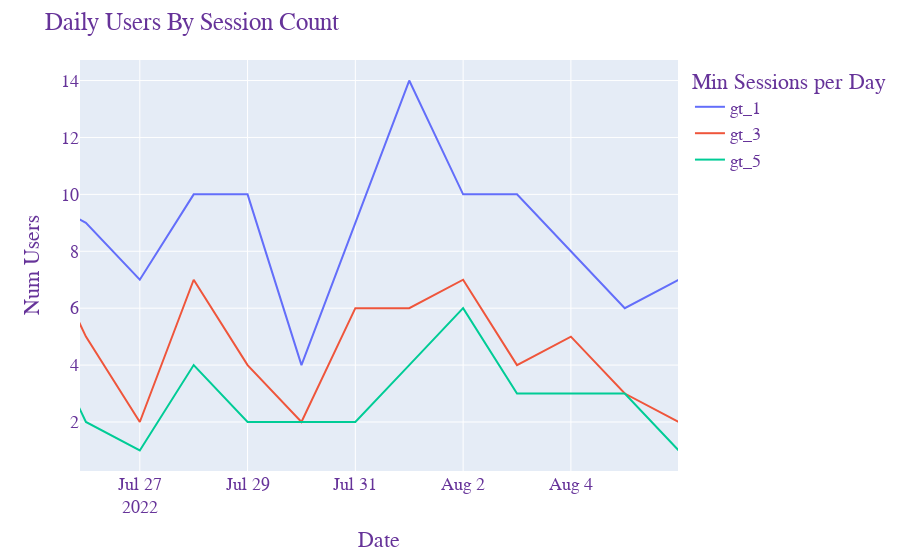

Write notebook code for a chart like this one.
### Code cell
for threshold in SESSION_COUNT_THRESHOLDS:
    df_events_per_user[f"gt_{threshold}"] = np.where(
        df_events_per_user['num_sessions'] >= threshold, True, False)
timeseries = (
    df_events_per_user
    .sort_values(by=["dt", "num_sessions"])
    .groupby("dt")
    .agg({f"gt_{threshold}": "sum" for threshold in SESSION_COUNT_THRESHOLDS})
    .reset_index()
)
timeseries = timeseries.set_index(keys=["dt"])
timeseries.columns.name = "threshold"
global fig_timeseries
fig_timeseries = px.line(timeseries)
fig_timeseries.update_layout(
    title="Daily Users By Session Count",
    xaxis_title="Date",
    yaxis_title="Num Users",
    legend_title="Min Sessions per Day",
    font=dict(
        family="Courier New, monospace",
        size=18,
        color="RebeccaPurple"
    )
)

### Figure 1 — Plotly figure (JSON) as saved in the notebook; plotly's stock layout.template omitted (floating-point values rounded to 4 significant figures)
{"data": [{"hovertemplate": "threshold=gt_1<br>dt=%{x}<br>value=%{y}<extra></extra>", "legendgroup": "gt_1", "line": {"color": "#636efa", "dash": "solid"}, "marker": {"symbol": "circle"}, "mode": "lines", "name": "gt_1", "orientation": "v", "showlegend": true, "type": "scatter", "x": ["2022-07-14", "2022-07-15", "2022-07-16", "2022-07-17", "2022-07-18", "2022-07-19", "2022-07-20", "2022-07-21", "2022-07-22", "2022-07-23", "2022-07-24", "2022-07-25", "2022-07-26", "2022-07-27", "2022-07-28", "2022-07-29", "2022-07-30", "2022-07-31", "2022-08-01", "2022-08-02", "2022-08-03", "2022-08-04", "2022-08-05", "2022-08-06", "2022-08-07", "2022-08-08", "2022-08-09", "2022-08-10", "2022-08-11", "2022-08-12", "2022-08-13"], "xaxis": "x", "y": [6, 9, 3, 4, 8, 9, 12, 10, 7, 6, 7, 10, 9, 7, 10, 10, 4, 9, 14, 10, 10, 8, 6, 7, 7, 7, 11, 9, 10, 8, 6], "yaxis": "y"}, {"hovertemplate": "threshold=gt_3<br>dt=%{x}<br>value=%{y}<extra></extra>", "legendgroup": "gt_3", "line": {"color": "#EF553B", "dash": "solid"}, "marker": {"symbol": "circle"}, "mode": "lines", "name": "gt_3", "orientation": "v", "showlegend": true, "type": "scatter", "x": ["2022-07-14", "2022-07-15", "2022-07-16", "2022-07-17", "2022-07-18", "2022-07-19", "2022-07-20", "2022-07-21", "2022-07-22", "2022-07-23", "2022-07-24", "2022-07-25", "2022-07-26", "2022-07-27", "2022-07-28", "2022-07-29", "2022-07-30", "2022-07-31", "2022-08-01", "2022-08-02", "2022-08-03", "2022-08-04", "2022-08-05", "2022-08-06", "2022-08-07", "2022-08-08", "2022-08-09", "2022-08-10", "2022-08-11", "2022-08-12", "2022-08-13"], "xaxis": "x", "y": [1, 8, 3, 2, 4, 7, 6, 5, 4, 3, 4, 9, 5, 2, 7, 4, 2, 6, 6, 7, 4, 5, 3, 2, 4, 4, 7, 6, 4, 6, 3], "yaxis": "y"}, {"hovertemplate": "threshold=gt_5<br>dt=%{x}<br>value=%{y}<extra></extra>", "legendgroup": "gt_5", "line": {"color": "#00cc96", "dash": "solid"}, "marker": {"symbol": "circle"}, "mode": "lines", "name": "gt_5", "orientation": "v", "showlegend": true, "type": "scatter", "x": ["2022-07-14", "2022-07-15", "2022-07-16", "2022-07-17", "2022-07-18", "2022-07-19", "2022-07-20", "2022-07-21", "2022-07-22", "2022-07-23", "2022-07-24", "2022-07-25", "2022-07-26", "2022-07-27", "2022-07-28", "2022-07-29", "2022-07-30", "2022-07-31", "2022-08-01", "2022-08-02", "2022-08-03", "2022-08-04", "2022-08-05", "2022-08-06", "2022-08-07", "2022-08-08", "2022-08-09", "2022-08-10", "2022-08-11", "2022-08-12", "2022-08-13"], "xaxis": "x", "y": [1, 5, 2, 1, 3, 6, 4, 2, 3, 2, 2, 6, 2, 1, 4, 2, 2, 2, 4, 6, 3, 3, 3, 1, 2, 3, 5, 3, 3, 4, 2], "yaxis": "y"}], "layout": {"autosize": true, "font": {"color": "RebeccaPurple", "family": "Courier New, monospace", "size": 18}, "legend": {"title": {"text": "Min Sessions per Day"}, "tracegroupgap": 0}, "margin": {"t": 60}, "title": {"text": "Daily Users By Session Count"}, "xaxis": {"anchor": "y", "autorange": false, "domain": [0, 1], "range": ["2022-07-25 21:21:57.0732", "2022-08-05 23:42:26.3415"], "title": {"text": "Date"}, "type": "date"}, "yaxis": {"anchor": "x", "autorange": true, "domain": [0, 1], "range": [0.2778, 14.72], "title": {"text": "Num Users"}, "type": "linear"}}}
